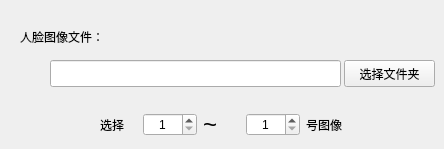
         <widget class="QWidget" name="tab_2">
          <attribute name="title">
           <string>  人脸  </string>
          </attribute>
          <widget class="QPushButton" name="pTrainFaceChoiceFileBtn">
           <property name="geometry">
            <rect>
             <x>344</x>
             <y>60</y>
             <width>91</width>
             <height>27</height>
            </rect>
           </property>
           <property name="cursor">
            <cursorShape>PointingHandCursor</cursorShape>
           </property>
           <property name="text">
            <string>选择文件夹</string>
           </property>
          </widget>
          <widget class="QLabel" name="label_11">
           <property name="geometry">
            <rect>
             <x>20</x>
             <y>28</y>
             <width>101</width>
             <height>17</height>
            </rect>
           </property>
           <property name="text">
            <string>人脸图像文件：</string>
           </property>
          </widget>
          <widget class="QWidget" name="layoutWidget">
           <property name="geometry">
            <rect>
             <x>100</x>
             <y>110</y>
             <width>243</width>
             <height>30</height>
            </rect>
           </property>
           <layout class="QGridLayout" name="gridLayout_3">
            <item row="0" column="2">
             <widget class="QLabel" name="label_12">
              <property name="font">
               <font>
                <pointsize>18</pointsize>
                <weight>50</weight>
                <bold>false</bold>
               </font>
              </property>
              <property name="text">
               <string>~</string>
              </property>
             </widget>
            </item>
            <item row="0" column="1">
             <widget class="QSpinBox" name="pTrainFaceBeginBox">
              <property name="cursor">
               <cursorShape>PointingHandCursor</cursorShape>
              </property>
              <property name="alignment">
               <set>Qt::AlignCenter</set>
              </property>
              <property name="minimum">
               <number>1</number>
              </property>
              <property name="maximum">
               <number>1000</number>
              </property>
             </widget>
            </item>
            <item row="0" column="4">
             <widget class="QLabel" name="label_13">
              <property name="text">
               <string>号图像</string>
              </property>
             </widget>
            </item>
            <item row="0" column="0">
             <widget class="QLabel" name="label_14">
              <property name="text">
               <string>选择</string>
              </property>
             </widget>
            </item>
            <item row="0" column="3">
             <widget class="QSpinBox" name="pTrainFaceEndBox">
              <property name="cursor">
               <cursorShape>PointingHandCursor</cursorShape>
              </property>
              <property name="alignment">
               <set>Qt::AlignCenter</set>
              </property>
              <property name="minimum">
               <number>1</number>
              </property>
              <property name="maximum">
               <number>1000</number>
              </property>
             </widget>
            </item>
           </layout>
          </widget>
          <widget class="QLineEdit" name="pTrainFaceImgPathText">
           <property name="geometry">
            <rect>
             <x>50</x>
             <y>60</y>
             <width>291</width>
             <height>27</height>
            </rect>
           </property>
          </widget>
         </widget>
